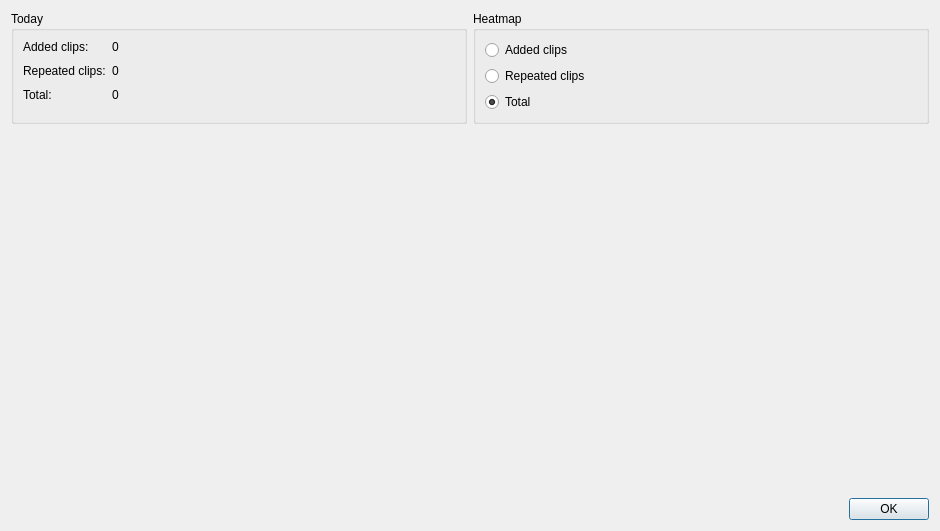
<?xml version="1.0" encoding="UTF-8"?>
<ui version="4.0">
 <class>StatsWindow</class>
 <widget class="QDialog" name="StatsWindow">
  <property name="geometry">
   <rect>
    <x>0</x>
    <y>0</y>
    <width>940</width>
    <height>531</height>
   </rect>
  </property>
  <property name="windowTitle">
   <string>Statistic</string>
  </property>
  <layout class="QVBoxLayout" name="verticalLayout">
   <item>
    <layout class="QHBoxLayout" name="horizontalLayout">
     <item>
      <widget class="QGroupBox" name="groupBox_2">
       <property name="title">
        <string>Today</string>
       </property>
       <layout class="QFormLayout" name="formLayout_2">
        <property name="verticalSpacing">
         <number>10</number>
        </property>
        <item row="0" column="0">
         <widget class="QLabel" name="label_3">
          <property name="text">
           <string>Added clips:</string>
          </property>
         </widget>
        </item>
        <item row="0" column="1">
         <widget class="QLabel" name="lblNumAddedClips">
          <property name="text">
           <string>0</string>
          </property>
         </widget>
        </item>
        <item row="1" column="0">
         <widget class="QLabel" name="label">
          <property name="text">
           <string>Repeated clips:</string>
          </property>
         </widget>
        </item>
        <item row="1" column="1">
         <widget class="QLabel" name="lblNumRepeatedClips">
          <property name="text">
           <string>0</string>
          </property>
         </widget>
        </item>
        <item row="2" column="0">
         <widget class="QLabel" name="label_5">
          <property name="text">
           <string>Total:</string>
          </property>
         </widget>
        </item>
        <item row="2" column="1">
         <widget class="QLabel" name="lblTotalNum">
          <property name="text">
           <string>0</string>
          </property>
         </widget>
        </item>
       </layout>
      </widget>
     </item>
     <item>
      <widget class="QGroupBox" name="groupBox">
       <property name="title">
        <string>Heatmap</string>
       </property>
       <layout class="QVBoxLayout" name="verticalLayout_2">
        <item>
         <widget class="QRadioButton" name="rbAddedClips">
          <property name="text">
           <string>Added clips</string>
          </property>
         </widget>
        </item>
        <item>
         <widget class="QRadioButton" name="rbRepeatedClips">
          <property name="text">
           <string>Repeated clips</string>
          </property>
          <property name="checked">
           <bool>false</bool>
          </property>
         </widget>
        </item>
        <item>
         <widget class="QRadioButton" name="rbTotal">
          <property name="text">
           <string>Total</string>
          </property>
          <property name="checked">
           <bool>true</bool>
          </property>
         </widget>
        </item>
       </layout>
      </widget>
     </item>
    </layout>
   </item>
   <item>
    <widget class="CalendarHeatmapWidget" name="heatmap" native="true">
     <property name="sizePolicy">
      <sizepolicy hsizetype="Preferred" vsizetype="Expanding">
       <horstretch>0</horstretch>
       <verstretch>0</verstretch>
      </sizepolicy>
     </property>
    </widget>
   </item>
   <item>
    <widget class="QDialogButtonBox" name="buttonBox">
     <property name="orientation">
      <enum>Qt::Horizontal</enum>
     </property>
     <property name="standardButtons">
      <set>QDialogButtonBox::Ok</set>
     </property>
    </widget>
   </item>
  </layout>
 </widget>
 <customwidgets>
  <customwidget>
   <class>CalendarHeatmapWidget</class>
   <extends>QWidget</extends>
   <header>calendar_heatmap_widget.h</header>
   <container>1</container>
  </customwidget>
 </customwidgets>
 <resources/>
 <connections>
  <connection>
   <sender>buttonBox</sender>
   <signal>accepted()</signal>
   <receiver>StatsWindow</receiver>
   <slot>accept()</slot>
   <hints>
    <hint type="sourcelabel">
     <x>248</x>
     <y>254</y>
    </hint>
    <hint type="destinationlabel">
     <x>157</x>
     <y>274</y>
    </hint>
   </hints>
  </connection>
  <connection>
   <sender>buttonBox</sender>
   <signal>rejected()</signal>
   <receiver>StatsWindow</receiver>
   <slot>reject()</slot>
   <hints>
    <hint type="sourcelabel">
     <x>316</x>
     <y>260</y>
    </hint>
    <hint type="destinationlabel">
     <x>286</x>
     <y>274</y>
    </hint>
   </hints>
  </connection>
 </connections>
</ui>
